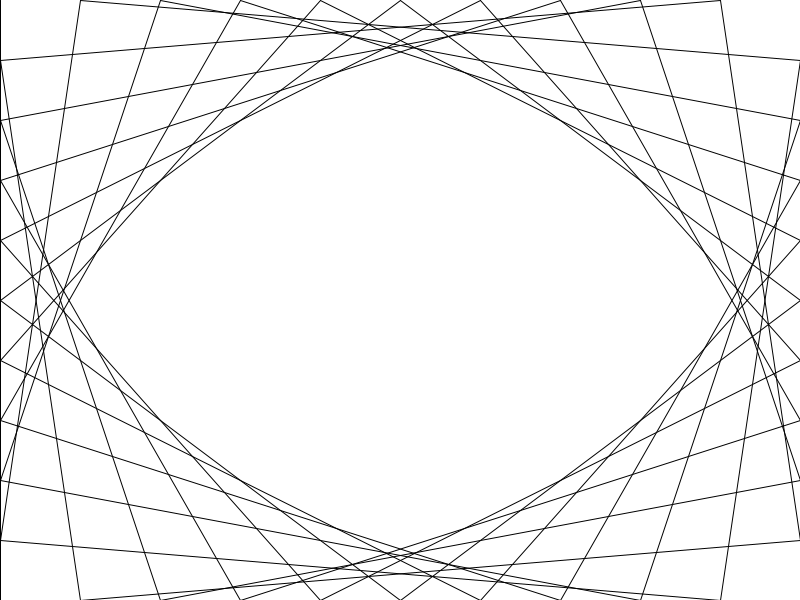
Frame 1 (no input)
Frame 60 (the mouse pressed at the canvas centre just before this capture): identical to frame 1, image omitted
Frame 120 (the mouse held since frame 60 and released just before this capture): identical to frame 1, image omitted

The Processing sketch that drew this single still picture (run headless with seeded random() and noise(); from frame 60 on, the mouse is pressed at the canvas centre):

// Processing sketch: geometria_algoritmica
// ── geometria_algoritmica.pde
int cant = 10;
int sepx, sepy;
void setup() {
  size(800, 600);
  sepx = width/cant;
  sepy = height/cant;
}

void draw() {
  background(255);
  for (int i = 0; i<cant; i++) {
    // Izquierda Abajo
    line(0, i*sepy, i*sepx, height);
    // Izquierda Arriba
    line(0, height - i*sepy, i*sepx, 0);
    // Derecha Abajo
    line(width, i*sepy, width - i*sepx, height);
    // Derecha Arriba
    line(width, height - i*sepy, width - i*sepx, 0);
  }
}
